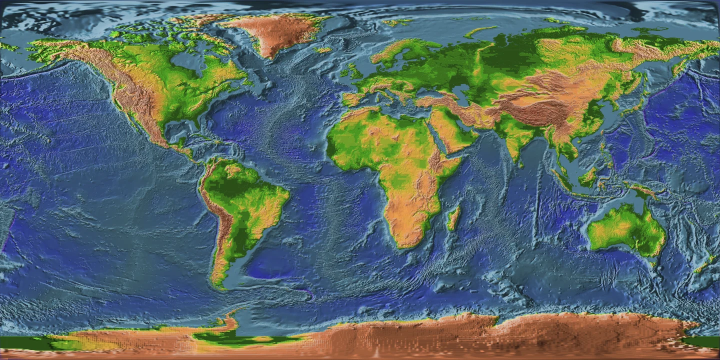
#> input picture app/assets/lab-assets/earth-relief.webp, 1440 x 720 px (shown at 1/2 size)
$ python figure_palette.py ../../app/assets/lab-assets/earth-relief.webp
#> lines starting #> are read from the running program, lines starting #| are printed output that depends on the picture
# -*- coding: utf-8 -*-
"""교과서 그림의 색을 뽑아 3D 모형 theme로 — '교과서 그림과 같은 톤'
사용:  python tools/ingest/figure_palette.py "작업물/기하/content/figs/p075-1.webp"
출력:  {"plane": "#F6B98E", "plane2": "#9FD9C0", "line": "#17191B", "accent": "...", "shape": "..."}  → content의 lab 블록 theme에 넣는다
규칙: 흰 바탕·검은 선은 빼고 채도 있는 색을 면적 순으로. 선 색은 가장 어두운 색.
"""
import colorsys, json, sys
from PIL import Image


def main(path):
    im = Image.open(path).convert('RGB'); im.thumbnail((240, 240))
#> in main, im is the input picture: PIL image 1440x720 RGB; mean R, G, B 89.3, 106.1, 103.8
#> after `im.thumbnail((240, 240))`:
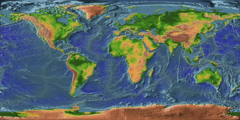
#> im: PIL image 240x120 RGB; mean R, G, B 89.2, 106, 103.7
    q = im.quantize(colors=12, method=Image.Quantize.MEDIANCUT)
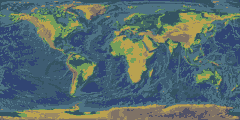
#> q: PIL image 240x120 P; mean R, G, B 86.2, 107.8, 109.1
    pal = q.getpalette()[:36]; counts = sorted(q.getcolors(), reverse=True)
#> after `pal = q.getpalette()[:36]`: pal = 36 values, max 185 at index 0, min 49 at index 33, mean 104
#> after `counts = sorted(q.getcolors(), reverse=True)`: counts = [(6757, 8), (5740, 5), (3574, 11), (3089, 10), (2447, 0), (1845, 1), (1574, 4), (1535, 2), (1419, 6), (465, 3), (304, 9), (51, 7)]
    cols = []
    for n, idx in counts:
        r, g, b = pal[idx * 3: idx * 3 + 3]
        h, l, s = colorsys.rgb_to_hls(r / 255, g / 255, b / 255)
        cols.append({'hex': '#%02X%02X%02X' % (r, g, b), 'n': n, 'l': l, 's': s})
#> this loop made 12 passes
#> (n, idx, r, g, b, h, l, s) on passes 1 to 12: (6757, 8, 62, 92, 114, 0.571, 0.345, 0.295), (5740, 5, 79, 115, 132, 0.553, 0.414, 0.251), (3574, 11, 49, 69, 115, 0.616, 0.322, 0.402), (3089, 10, 53, 83, 97, 0.553, 0.294, 0.293), (2447, 0, 185, 162, 80, 0.13, 0.52, 0.429), (1845, 1, 116, 158, 90, 0.27, 0.486, 0.274), (1574, 4, 127, 114, 102, 0.08, 0.449, 0.109), (1535, 2, 154, 137, 99, 0.115, 0.496, 0.217), (1419, 6, 69, 106, 101, 0.477, 0.343, 0.211), (465, 3, 87, 132, 107, 0.407, 0.429, 0.205), (304, 9, 82, 82, 102, 0.667, 0.361, 0.109), (51, 7, 92, 94, 106, 0.643, 0.388, 0.0707)
#> after the loop, cols = 12 items
    dark = min(cols, key=lambda c: c['l'])
#> dark = {'hex': '#355361', 'n': 3089, 'l': 0.294, 's': 0.293}
    vivid = [c for c in cols if c['s'] > 0.18 and 0.18 < c['l'] < 0.92]
#> vivid = 9 items
    vivid.sort(key=lambda c: -c['n'])
    out = {'line': dark['hex'] if dark['l'] < 0.35 else '#17191B'}
#> out = {'line': '#355361'}
    keys = ['plane', 'plane2', 'shape', 'accent']
    for k, c in zip(keys, vivid):
        out[k] = c['hex']
#> this loop made 4 passes
#> (k, c) on passes 1 to 4: ('plane', {'hex': '#3E5C72', 'n': 6757, 'l': 0.345, 's': 0.295}), ('plane2', {'hex': '#4F7384', 'n': 5740, 'l': 0.414, 's': 0.251}), ('shape', {'hex': '#314573', 'n': 3574, 'l': 0.322, 's': 0.402}), ('accent', {'hex': '#355361', 'n': 3089, 'l': 0.294, 's': 0.293})
#> after the loop, out = {'line': '#355361', 'plane': '#3E5C72', 'plane2': '#4F7384', 'shape': '#314573', 'accent': '#355361'}
    out['label'] = 'serif-italic'
    print(json.dumps(out, ensure_ascii=False))
#| {"line": "#355361", "plane": "#3E5C72", "plane2": "#4F7384", "shape": "#314573", "accent": "#355361", "label": "serif-italic"}


if __name__ == '__main__':
    if len(sys.argv) < 2:
        print(__doc__); sys.exit(2)
    main(sys.argv[1])
